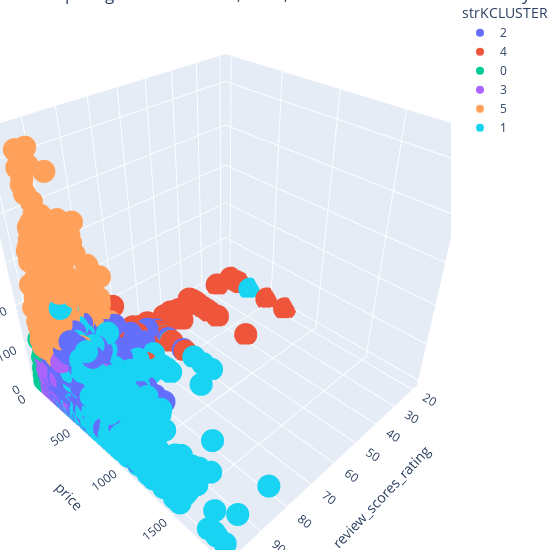

The cell this chart's notebook holds for it:
### Code cell
import plotly.express as px
pdata["strKCLUSTER"] = pdata["KCLUSTER"].astype(str)
fig = px.scatter_3d(pdata, x='review_scores_rating', y='price', z='number_of_reviews', color='strKCLUSTER', title="Comparing Scaled Reviews, Price, and Accomodations colored by Groups")
fig.update_layout(width = 550, height = 550,margin=dict(l=0, r=0, b=0, t=0))
fig.show()
#The number of ratings and the average rating relating to the price of the listing.

### Figure 1 — Plotly figure (JSON) as saved in the notebook; plotly's stock layout.template omitted (floating-point values rounded to 4 significant figures; data arrays with more than 128 entries replaced by an {"elided": "..."} marker saying what was removed)
{"data": [{"hovertemplate": "strKCLUSTER=2<br>review_scores_rating=%{x}<br>price=%{y}<br>number_of_reviews=%{z}<extra></extra>", "legendgroup": "2", "marker": {"color": "#636efa", "symbol": "circle"}, "mode": "markers", "name": "2", "scene": "scene", "showlegend": true, "type": "scatter3d", "x": {"elided": "3584 int values"}, "y": {"elided": "3584 float values"}, "z": {"elided": "3584 int values"}}, {"hovertemplate": "strKCLUSTER=4<br>review_scores_rating=%{x}<br>price=%{y}<br>number_of_reviews=%{z}<extra></extra>", "legendgroup": "4", "marker": {"color": "#EF553B", "symbol": "circle"}, "mode": "markers", "name": "4", "scene": "scene", "showlegend": true, "type": "scatter3d", "x": {"elided": "1023 int values"}, "y": {"elided": "1023 float values"}, "z": {"elided": "1023 int values"}}, {"hovertemplate": "strKCLUSTER=0<br>review_scores_rating=%{x}<br>price=%{y}<br>number_of_reviews=%{z}<extra></extra>", "legendgroup": "0", "marker": {"color": "#00cc96", "symbol": "circle"}, "mode": "markers", "name": "0", "scene": "scene", "showlegend": true, "type": "scatter3d", "x": {"elided": "6156 int values"}, "y": {"elided": "6156 float values"}, "z": {"elided": "6156 int values"}}, {"hovertemplate": "strKCLUSTER=3<br>review_scores_rating=%{x}<br>price=%{y}<br>number_of_reviews=%{z}<extra></extra>", "legendgroup": "3", "marker": {"color": "#ab63fa", "symbol": "circle"}, "mode": "markers", "name": "3", "scene": "scene", "showlegend": true, "type": "scatter3d", "x": {"elided": "5229 int values"}, "y": {"elided": "5229 float values"}, "z": {"elided": "5229 int values"}}, {"hovertemplate": "strKCLUSTER=5<br>review_scores_rating=%{x}<br>price=%{y}<br>number_of_reviews=%{z}<extra></extra>", "legendgroup": "5", "marker": {"color": "#FFA15A", "symbol": "circle"}, "mode": "markers", "name": "5", "scene": "scene", "showlegend": true, "type": "scatter3d", "x": {"elided": "1036 int values"}, "y": {"elided": "1036 float values"}, "z": {"elided": "1036 int values"}}, {"hovertemplate": "strKCLUSTER=1<br>review_scores_rating=%{x}<br>price=%{y}<br>number_of_reviews=%{z}<extra></extra>", "legendgroup": "1", "marker": {"color": "#19d3f3", "symbol": "circle"}, "mode": "markers", "name": "1", "scene": "scene", "showlegend": true, "type": "scatter3d", "x": {"elided": "769 int values"}, "y": {"elided": "769 float values"}, "z": {"elided": "769 int values"}}], "layout": {"height": 550, "legend": {"title": {"text": "strKCLUSTER"}, "tracegroupgap": 0}, "margin": {"b": 0, "l": 0, "r": 0, "t": 0}, "scene": {"domain": {"x": [0, 1], "y": [0, 1]}, "xaxis": {"title": {"text": "review_scores_rating"}}, "yaxis": {"title": {"text": "price"}}, "zaxis": {"title": {"text": "number_of_reviews"}}}, "title": {"text": "Comparing Scaled Reviews, Price, and Accomodations colored by Groups"}, "width": 550}}
